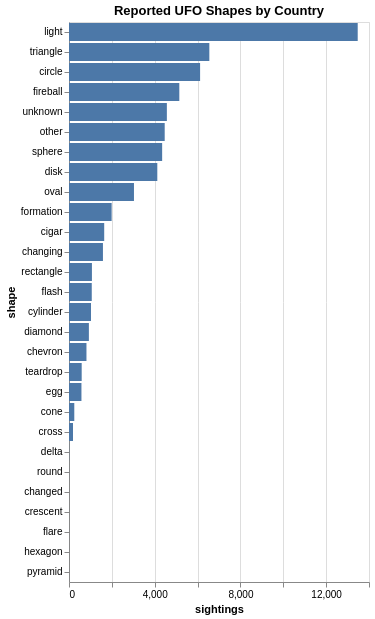

Notebook source saved alongside this figure:
### Code cell
dropdown = alt.binding_select(
    options=sorted(shape_counts["country"].unique()),
    name="Country: "
)

country = alt.param(value="us", bind=dropdown)

chart2 = alt.Chart(shape_counts).mark_bar().encode(
    x="sightings:Q",
    y=alt.Y("shape:N", sort="-x")
).add_params(
    country
).transform_filter(
    alt.datum.country == country
).properties(title="Reported UFO Shapes by Country")

chart2

### Figure 1 — Vega-Lite specification as saved in the notebook (floating-point values rounded to 4 significant figures)
{"config": {"view": {"continuousWidth": 300, "continuousHeight": 300}}, "data": {"name": "data-c5bcb71300dfc2257dfe7d3158da6994"}, "mark": {"type": "bar"}, "encoding": {"x": {"field": "sightings", "type": "quantitative"}, "y": {"field": "shape", "sort": "-x", "type": "nominal"}}, "params": [{"name": "param_1", "bind": {"input": "select", "options": ["au", "ca", "de", "gb", "us"], "name": "Country: "}, "value": "us"}], "title": "Reported UFO Shapes by Country", "transform": [{"filter": "(datum.country === param_1)"}], "$schema": "https://vega.github.io/schema/vega-lite/v5.20.1.json", "datasets": {"data-c5bcb71300dfc2257dfe7d3158da6994": [{"country": "au", "shape": "changing", "sightings": 9}, {"country": "au", "shape": "chevron", "sightings": 3}, {"country": "au", "shape": "cigar", "sightings": 15}, {"country": "au", "shape": "circle", "sightings": 62}, {"country": "au", "shape": "cone", "sightings": 6}, {"country": "au", "shape": "cross", "sightings": 1}, {"country": "au", "shape": "cylinder", "sightings": 9}, {"country": "au", "shape": "diamond", "sightings": 10}, {"country": "au", "shape": "disk", "sightings": 50}, {"country": "au", "shape": "egg", "sightings": 12}, {"country": "au", "shape": "fireball", "sightings": 34}, {"country": "au", "shape": "flash", "sightings": 4}, {"country": "au", "shape": "formation", "sightings": 20}, {"country": "au", "shape": "light", "sightings": 119}, {"country": "au", "shape": "other", "sightings": 40}, {"country": "au", "shape": "oval", "sightings": 30}, {"country": "au", "shape": "rectangle", "sightings": 10}, {"country": "au", "shape": "sphere", "sightings": 15}, {"country": "au", "shape": "teardrop", "sightings": 10}, {"country": "au", "shape": "triangle", "sightings": 43}, {"country": "au", "shape": "unknown", "sightings": 25}, {"country": "ca", "shape": "changing", "sightings": 69}, {"country": "ca", "shape": "chevron", "sightings": 36}, {"country": "ca", "shape": "cigar", "sightings": 74}, {"country": "ca", "shape": "circle", "sightings": 284}, {"country": "ca", "shape": "cone", "sightings": 10}, {"country": "ca", "shape": "cross", "sightings": 9}, {"country": "ca", "shape": "cylinder", "sightings": 53}, {"country": "ca", "shape": "delta", "sightings": 1}, {"country": "ca", "shape": "diamond", "sightings": 40}, {"country": "ca", "shape": "disk", "sightings": 198}, {"country": "ca", "shape": "egg", "sightings": 28}, {"country": "ca", "shape": "fireball", "sightings": 218}, {"country": "ca", "shape": "flash", "sightings": 62}, {"country": "ca", "shape": "formation", "sightings": 98}, {"country": "ca", "shape": "light", "sightings": 655}, {"country": "ca", "shape": "other", "sightings": 241}, {"country": "ca", "shape": "oval", "sightings": 130}, {"country": "ca", "shape": "rectangle", "sightings": 47}, {"country": "ca", "shape": "sphere", "sightings": 205}, {"country": "ca", "shape": "teardrop", "sightings": 22}, {"country": "ca", "shape": "triangle", "sightings": 268}, {"country": "ca", "shape": "unknown", "sightings": 207}, {"country": "de", "shape": "changing", "sightings": 2}, {"country": "de", "shape": "chevron", "sightings": 1}, {"country": "de", "shape": "cigar", "sightings": 3}, {"country": "de", "shape": "circle", "sightings": 10}, {"country": "de", "shape": "cylinder", "sightings": 3}, {"country": "de", "shape": "diamond", "sightings": 3}, {"country": "de", "shape": "disk", "sightings": 6}, {"country": "de", "shape": "egg", "sightings": 1}, {"country": "de", "shape": "fireball", "sightings": 9}, {"country": "de", "shape": "flash", "sightings": 1}, {"country": "de", "shape": "formation", "sightings": 3}, {"country": "de", "shape": "light", "sightings": 20}, {"country": "de", "shape": "other", "sightings": 9}, {"country": "de", "shape": "oval", "sightings": 7}, {"country": "de", "shape": "rectangle", "sightings": 1}, {"country": "de", "shape": "sphere", "sightings": 7}, {"country": "de", "shape": "triangle", "sightings": 9}, {"country": "de", "shape": "unknown", "sightings": 8}, {"country": "gb", "shape": "changing", "sightings": 46}, {"country": "gb", "shape": "chevron", "sightings": 8}, {"country": "gb", "shape": "cigar", "sightings": 60}, {"country": "gb", "shape": "circle", "sightings": 243}, {"country": "gb", "shape": "cone", "sightings": 13}, {"country": "gb", "shape": "cross", "sightings": 10}, {"country": "gb", "shape": "cylinder", "sightings": 30}, {"country": "gb", "shape": "diamond", "sightings": 43}, {"country": "gb", "shape": "disk", "sightings": 102}, {"country": "gb", "shape": "egg", "sightings": 32}, {"country": "gb", "shape": "fireball", "sightings": 117}, {"country": "gb", "shape": "flash", "sightings": 25}, {"country": "gb", "shape": "formation", "sightings": 60}, {"country": "gb", "shape": "light", "sightings": 361}, {"country": "gb", "shape": "other", "sightings": 133}, {"country": "gb", "shape": "oval", "sightings": 86}, {"country": "gb", "shape": "rectangle", "sightings": 29}, {"country": "gb", "shape": "sphere", "sightings": 158}, {"country": "gb", "shape": "teardrop", "sightings": 38}, {"country": "gb", "shape": "triangle", "sightings": 169}, {"country": "gb", "shape": "unknown", "sightings": 92}, {"country": "us", "shape": "changed", "sightings": 1}, {"country": "us", "shape": "changing", "sightings": 1584}, {"country": "us", "shape": "chevron", "sightings": 815}, {"country": "us", "shape": "cigar", "sightings": 1643}, {"country": "us", "shape": "circle", "sightings": 6118}, {"country": "us", "shape": "cone", "sightings": 247}, {"country": "us", "shape": "crescent", "sightings": 1}, {"country": "us", "shape": "cross", "sightings": 188}, {"country": "us", "shape": "cylinder", "sightings": 1027}, {"country": "us", "shape": "delta", "sightings": 6}, {"country": "us", "shape": "diamond", "sightings": 928}, {"country": "us", "shape": "disk", "sightings": 4121}, {"country": "us", "shape": "egg", "sightings": 581}, {"country": "us", "shape": "fireball", "sightings": 5148}, {"country": "us", "shape": "flare", "sightings": 1}, {"country": "us", "shape": "flash", "sightings": 1062}, {"country": "us", "shape": "formation", "sightings": 1990}, {"country": "us", "shape": "hexagon", "sightings": 1}, {"country": "us", "shape": "light", "sightings": 13473}, {"country": "us", "shape": "other", "sightings": 4466}, {"country": "us", "shape": "oval", "sightings": 3032}, {"country": "us", "shape": "pyramid", "sightings": 1}, {"country": "us", "shape": "rectangle", "sightings": 1070}, {"country": "us", "shape": "round", "sightings": 2}, {"country": "us", "shape": "sphere", "sightings": 4347}, {"country": "us", "shape": "teardrop", "sightings": 592}, {"country": "us", "shape": "triangle", "sightings": 6549}, {"country": "us", "shape": "unknown", "sightings": 4567}]}}
